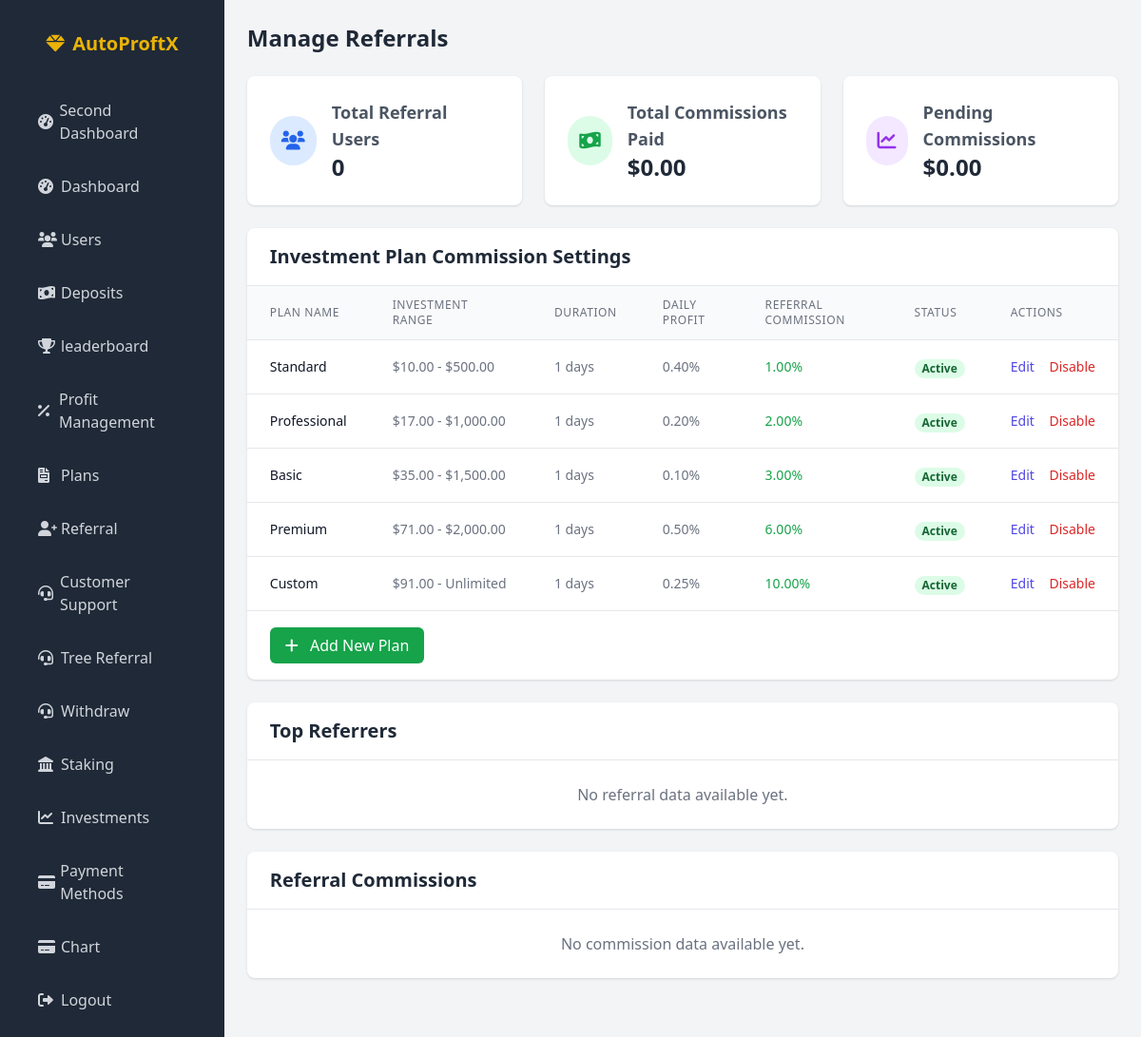
Screenshot of /admin/tree-referrals.php (signed in) with the database file from the repository.
### tables this page shows
CREATE TABLE IF NOT EXISTS `investment_plans` (
  `id` int NOT NULL AUTO_INCREMENT,
  `name` varchar(50) NOT NULL,
  `description` text,
  `min_amount` decimal(15,2) NOT NULL,
  `max_amount` decimal(15,2) DEFAULT NULL,
  `daily_profit_rate` decimal(5,2) NOT NULL,
  `duration_days` int NOT NULL,
  `referral_commission_rate` decimal(5,2) NOT NULL COMMENT 'Commission rate for referrers in percentage',
  `is_active` tinyint(1) NOT NULL DEFAULT '1',
  `created_at` timestamp NULL DEFAULT CURRENT_TIMESTAMP,
  `updated_at` timestamp NULL DEFAULT CURRENT_TIMESTAMP ON UPDATE CURRENT_TIMESTAMP,
  PRIMARY KEY (`id`)
);

### admin/tree-referrals.php (the view, shortened to what this page needs)
<?php
function connect_db()
{
  $conn = new mysqli(DB_HOST, DB_USER, DB_PASS, DB_NAME);
  return $conn;
}
$commissions = [];
$top_referrers = [];
?>
<!DOCTYPE html>
<html lang="en">
<head>
  <script src="https://cdn.tailwindcss.com"></script>
  <link rel="stylesheet" href="https://cdnjs.cloudflare.com/ajax/libs/font-awesome/6.0.0/css/all.min.css" />
</head>
<body class="bg-gray-100">
  <div class="min-h-screen flex">
    <?php include 'includes/sidebar.php'; ?>
    <div class="flex-grow p-6">
      <h1 class="text-2xl font-bold text-gray-800 mb-6">Manage Referrals</h1>
      <div class="grid grid-cols-1 md:grid-cols-3 gap-6 mb-6">
        <div class="bg-white rounded-lg shadow p-6">
          <div class="flex items-center">
            <div class="rounded-full bg-blue-100 p-3 mr-4">
              <i class="fas fa-users text-blue-600 text-xl"></i>
            </div>
            <div>
              <h3 class="text-lg font-semibold text-gray-600">Total Referral Users</h3>
              <p class="text-2xl font-bold text-gray-800">
                <?php
                $db = connect_db();
                $result = $db->query("SELECT COUNT(*) as count FROM users WHERE referred_by IS NOT NULL");
                $row = $result->fetch_assoc();
                echo $row['count'];
                ?>
              </p>
            </div>
          </div>
        </div>
        <div class="bg-white rounded-lg shadow p-6">
          <div class="flex items-center">
            <div class="rounded-full bg-green-100 p-3 mr-4">
              <i class="fas fa-money-bill-wave text-green-600 text-xl"></i>
            </div>
            <div>
              <h3 class="text-lg font-semibold text-gray-600">Total Commissions Paid</h3>
              <p class="text-2xl font-bold text-gray-800">
                $<?php
                  $db = connect_db();
                  $result = $db->query("SELECT COALESCE(SUM(commission_amount), 0) as total FROM referral_commissions WHERE status = 'paid'");
                  $row = $result->fetch_assoc();
                  echo number_format($row['total'], 2);
                  ?>
              </p>
            </div>
          </div>
        </div>
        <div class="bg-white rounded-lg shadow p-6">
          <div class="flex items-center">
            <div class="rounded-full bg-purple-100 p-3 mr-4">
              <i class="fas fa-chart-line text-purple-600 text-xl"></i>
            </div>
            <div>
              <h3 class="text-lg font-semibold text-gray-600">Pending Commissions</h3>
              <p class="text-2xl font-bold text-gray-800">
                $<?php
                  $db = connect_db();
                  $result = $db->query("SELECT COALESCE(SUM(commission_amount), 0) as total FROM referral_commissions WHERE status = 'pending'");
                  $row = $result->fetch_assoc();
                  echo number_format($row['total'], 2);
                  ?>
              </p>
            </div>
          </div>
        </div>
      </div>
      <div class="bg-white rounded-lg shadow mb-6">
        <div class="px-6 py-4 border-b border-gray-200">
          <h2 class="text-xl font-bold text-gray-800">Investment Plan Commission Settings</h2>
        </div>
        <div class="overflow-x-auto">
          <table class="min-w-full divide-y divide-gray-200">
            <thead class="bg-gray-50">
              <tr>
                <th class="px-6 py-3 text-left text-xs font-medium text-gray-500 uppercase tracking-wider">Plan Name</th>
                <th class="px-6 py-3 text-left text-xs font-medium text-gray-500 uppercase tracking-wider">Investment Range</th>
                <th class="px-6 py-3 text-left text-xs font-medium text-gray-500 uppercase tracking-wider">Duration</th>
                <th class="px-6 py-3 text-left text-xs font-medium text-gray-500 uppercase tracking-wider">Daily Profit</th>
                <th class="px-6 py-3 text-left text-xs font-medium text-gray-500 uppercase tracking-wider">Referral Commission</th>
                <th class="px-6 py-3 text-left text-xs font-medium text-gray-500 uppercase tracking-wider">Status</th>
                <th class="px-6 py-3 text-left text-xs font-medium text-gray-500 uppercase tracking-wider">Actions</th>
              </tr>
            </thead>
            <tbody class="bg-white divide-y divide-gray-200">
              <?php
              $db = connect_db();
              $result = $db->query("SELECT * FROM investment_plans ORDER BY min_amount ASC");
              while ($plan = $result->fetch_assoc()):
              ?>
                <tr>
                  <td class="px-6 py-4 whitespace-nowrap">
                    <div class="text-sm font-medium text-gray-900"><?php echo $plan['name']; ?></div>
                  </td>
                  <td class="px-6 py-4 whitespace-nowrap">
                    <div class="text-sm text-gray-500">
                      $<?php echo number_format($plan['min_amount'], 2); ?> -
                      <?php echo $plan['max_amount'] ? '$' . number_format($plan['max_amount'], 2) : 'Unlimited'; ?>
                    </div>
                  </td>
                  <td class="px-6 py-4 whitespace-nowrap">
                    <div class="text-sm text-gray-500"><?php echo $plan['duration_days']; ?> days</div>
                  </td>
                  <td class="px-6 py-4 whitespace-nowrap">
                    <div class="text-sm text-gray-500"><?php echo $plan['daily_profit_rate']; ?>%</div>
                  </td>
                  <td class="px-6 py-4 whitespace-nowrap">
                    <div class="text-sm font-medium text-green-600"><?php echo $plan['referral_commission_rate']; ?>%</div>
                  </td>
                  <td class="px-6 py-4 whitespace-nowrap">
                    <span class="px-2 inline-flex text-xs leading-5 font-semibold rounded-full <?php echo $plan['is_active'] ? 'bg-green-100 text-green-800' : 'bg-red-100 text-red-800'; ?>">
                      <?php echo $plan['is_active'] ? 'Active' : 'Inactive'; ?>
                    </span>
                  </td>
                  <td class="px-6 py-4 whitespace-nowrap text-sm font-medium">
                    <a href="edit_plan.php?id=<?php echo $plan['id']; ?>" class="text-indigo-600 hover:text-indigo-900 mr-3">Edit</a>
                    <a href="toggle_plan.php?id=<?php echo $plan['id']; ?>" class="text-<?php echo $plan['is_active'] ? 'red' : 'green'; ?>-600 hover:text-<?php echo $plan['is_active'] ? 'red' : 'green'; ?>-900">
                      <?php echo $plan['is_active'] ? 'Disable' : 'Enable'; ?>
                    </a>
                  </td>
                </tr>
              <?php endwhile; ?>
            </tbody>
          </table>
        </div>
        <div class="p-6 border-t border-gray-200">
          <a href="add_plan.php" class="px-4 py-2 bg-green-600 text-white rounded-md hover:bg-green-700 transition">
            <i class="fas fa-plus mr-2"></i> Add New Plan
          </a>
        </div>
      </div>
      <div class="bg-white rounded-lg shadow mb-6">
        <div class="px-6 py-4 border-b border-gray-200">
          <h2 class="text-xl font-bold text-gray-800">Top Referrers</h2>
        </div>
        <?php if (count($top_referrers) > 0): ?>
          <div class="overflow-x-auto">
            <table class="min-w-full divide-y divide-gray-200">
              <thead class="bg-gray-50">
                <tr>
                  <th class="px-6 py-3 text-left text-xs font-medium text-gray-500 uppercase tracking-wider">User</th>
                  <th class="px-6 py-3 text-left text-xs font-medium text-gray-500 uppercase tracking-wider">Email</th>
                  <th class="px-6 py-3 text-left text-xs font-medium text-gray-500 uppercase tracking-wider">Referral Code</th>
                  <th class="px-6 py-3 text-left text-xs font-medium text-gray-500 uppercase tracking-wider">Total Referrals</th>
                  <th class="px-6 py-3 text-left text-xs font-medium text-gray-500 uppercase tracking-wider">Total Earnings</th>
                  <th class="px-6 py-3 text-left text-xs font-medium text-gray-500 uppercase tracking-wider">Actions</th>
                </tr>
              </thead>
              <tbody class="bg-white divide-y divide-gray-200">
                <?php foreach ($top_referrers as $referrer): ?>
                  <tr>
                    <td class="px-6 py-4 whitespace-nowrap">
                      <div class="text-sm font-medium text-gray-900"><?php echo $referrer['full_name']; ?></div>
                    </td>
                    <td class="px-6 py-4 whitespace-nowrap">
                      <div class="text-sm text-gray-500"><?php echo $referrer['email']; ?></div>
                    </td>
                    <td class="px-6 py-4 whitespace-nowrap">
                      <div class="text-sm text-gray-500"><?php echo $referrer['referral_code']; ?></div>
                    </td>
                    <td class="px-6 py-4 whitespace-nowrap">
                      <div class="text-sm font-medium text-gray-900"><?php echo $referrer['total_referrals']; ?></div>
                    </td>
                    <td class="px-6 py-4 whitespace-nowrap">
                      <div class="text-sm font-medium text-green-600">$<?php echo number_format($referrer['total_earnings'], 2); ?></div>
                    </td>
                    <td class="px-6 py-4 whitespace-nowrap text-sm font-medium">
                      <a href="view_user.php?id=<?php echo $referrer['id']; ?>" class="text-indigo-600 hover:text-indigo-900 mr-3">View User</a>
                      <a href="view_referrals.php?user_id=<?php echo $referrer['id']; ?>" class="text-blue-600 hover:text-blue-900">View Referrals</a>
                    </td>
                  </tr>
                <?php endforeach; ?>
              </tbody>
            </table>
          </div>
        <?php else: ?>
          <div class="p-6 text-center">
            <p class="text-gray-500">No referral data available yet.</p>
          </div>
        <?php endif; ?>
      </div>
      <div class="bg-white rounded-lg shadow">
        <div class="px-6 py-4 border-b border-gray-200">
          <h2 class="text-xl font-bold text-gray-800">Referral Commissions</h2>
        </div>
        <?php if (count($commissions) > 0): ?>
          <div class="overflow-x-auto">
            <table class="min-w-full divide-y divide-gray-200">
              <thead class="bg-gray-50">
                <tr>
                  <th class="px-6 py-3 text-left text-xs font-medium text-gray-500 uppercase tracking-wider">Date</th>
                  <th class="px-6 py-3 text-left text-xs font-medium text-gray-500 uppercase tracking-wider">Referrer</th>
                  <th class="px-6 py-3 text-left text-xs font-medium text-gray-500 uppercase tracking-wider">Referred User</th>
                  <th class="px-6 py-3 text-left text-xs font-medium text-gray-500 uppercase tracking-wider">Plan</th>
                  <th class="px-6 py-3 text-left text-xs font-medium text-gray-500 uppercase tracking-wider">Investment Amount</th>
                  <th class="px-6 py-3 text-left text-xs font-medium text-gray-500 uppercase tracking-wider">Commission</th>
                  <th class="px-6 py-3 text-left text-xs font-medium text-gray-500 uppercase tracking-wider">Status</th>
                  <th class="px-6 py-3 text-left text-xs font-medium text-gray-500 uppercase tracking-wider">Actions</th>
                </tr>
              </thead>
              <tbody class="bg-white divide-y divide-gray-200">
                <?php foreach ($commissions as $commission): ?>
                  <tr>
                    <td class="px-6 py-4 whitespace-nowrap">
                      <div class="text-sm text-gray-900"><?php echo date('M d, Y', strtotime($commission['created_at'])); ?></div>
                    </td>
                    <td class="px-6 py-4 whitespace-nowrap">
                      <div class="text-sm font-medium text-gray-900"><?php echo $commission['referrer_name']; ?></div>
                    </td>
                    <td class="px-6 py-4 whitespace-nowrap">
                      <div class="text-sm text-gray-500"><?php echo $commission['referred_name']; ?></div>
                    </td>
                    <td class="px-6 py-4 whitespace-nowrap">
                      <div class="text-sm text-gray-500"><?php echo $commission['plan_name']; ?></div>
                    </td>
                    <td class="px-6 py-4 whitespace-nowrap">
                      <div class="text-sm text-gray-900">$<?php echo number_format($commission['investment_amount'], 2); ?></div>
                    </td>
                    <td class="px-6 py-4 whitespace-nowrap">
                      <div class="text-sm font-medium text-green-600">$<?php echo number_format($commission['commission_amount'], 2); ?> (<?php echo $commission['commission_rate']; ?>%)</div>
                    </td>
                    <td class="px-6 py-4 whitespace-nowrap">
                      <span class="px-2 inline-flex text-xs leading-5 font-semibold rounded-full
                                    <?php echo $commission['status'] == 'paid' ? 'bg-green-100 text-green-800' : ($commission['status'] == 'pending' ? 'bg-yellow-100 text-yellow-800' : 'bg-red-100 text-red-800'); ?>">
                        <?php echo ucfirst($commission['status']); ?>
                      </span>
                    </td>
                    <td class="px-6 py-4 whitespace-nowrap text-sm font-medium">
                      <?php if ($commission['status'] == 'pending'): ?>
                        <form method="post" class="inline-block">
                          <input type="hidden" name="commission_id" value="<?php echo $commission['id']; ?>">
                          <button type="submit" name="approve_commission" class="text-green-600 hover:text-green-900 mr-3" onclick="return confirm('Are you sure you want to approve this commission?')">
                            Approve
                          </button>
                        </form>
                        <form method="post" class="inline-block">
                          <input type="hidden" name="commission_id" value="<?php echo $commission['id']; ?>">
                          <button type="submit" name="reject_commission" class="text-red-600 hover:text-red-900" onclick="return confirm('Are you sure you want to reject this commission?')">
                            Reject
                          </button>
                        </form>
                      <?php else: ?>
                        <span class="text-gray-400">No actions available</span>
                      <?php endif; ?>
                    </td>
                  </tr>
                <?php endforeach; ?>
              </tbody>
            </table>
          </div>
        <?php else: ?>
          <div class="p-6 text-center">
            <p class="text-gray-500">No commission data available yet.</p>
          </div>
        <?php endif; ?>
      </div>
    </div>
  </div>
</body>
</html>

### rows the page displays
investment_plans: name "Standard", min_amount "10.00", max_amount "500.00", duration_days "1", daily_profit_rate "0.40", referral_commission_rate "1.00", is_active "Active"
investment_plans: name "Professional", min_amount "17.00", max_amount "1,000.00", duration_days "1", daily_profit_rate "0.20", referral_commission_rate "2.00", is_active "Active"
investment_plans: name "Basic", min_amount "35.00", max_amount "1,500.00", duration_days "1", daily_profit_rate "0.10", referral_commission_rate "3.00", is_active "Active"
investment_plans: name "Premium", min_amount "71.00", max_amount "2,000.00", duration_days "1", daily_profit_rate "0.50", referral_commission_rate "6.00", is_active "Active"
investment_plans: name "Custom", min_amount "91.00", shows "Unlimited", duration_days "1", daily_profit_rate "0.25", referral_commission_rate "10.00", is_active "Active"

### other values shown
$row['count'] "0"
$row['total'] "0.00"
